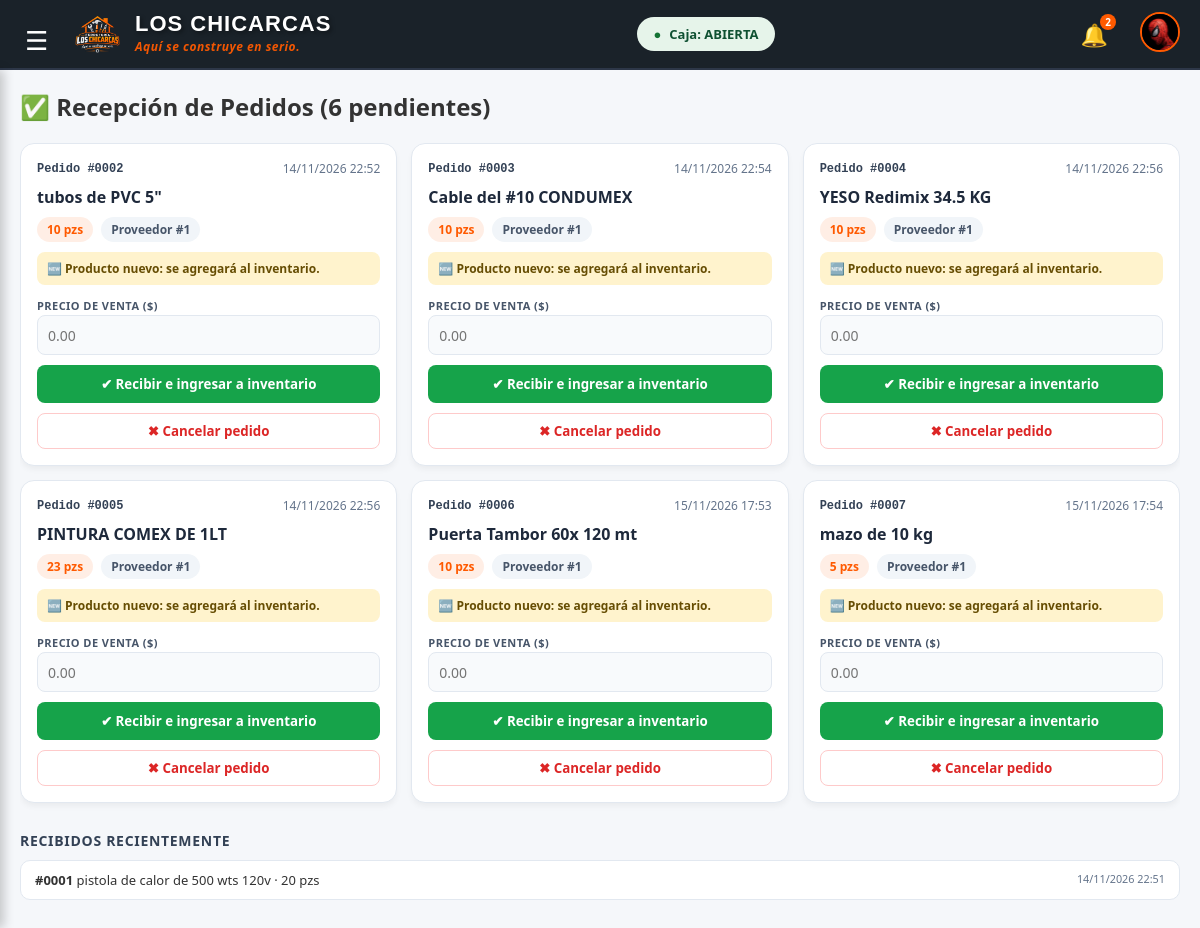
The app's page /recibir_pedidos.php (signed in) with its own data.
### tables this page shows
CREATE TABLE `pedidos_proveedor` (
  `id_pedido` int(11) NOT NULL,
  `fecha` datetime NOT NULL DEFAULT current_timestamp(),
  `id_proveedor` int(11) NOT NULL,
  `id_producto` int(11) DEFAULT NULL,
  `producto_solicitado` varchar(150) NOT NULL,
  `cantidad` int(11) NOT NULL,
  `estatus` varchar(20) NOT NULL DEFAULT 'Pendiente',
  `fecha_recepcion` datetime DEFAULT NULL
);

### recibir_pedidos.php (the view, shortened to what this page needs)
<?php
require_once "config/conexion.php";
$productos = $conexion->query("SELECT id_producto, nombre_producto, stock FROM productos ORDER BY nombre_producto ASC")
                      ->fetch_all(MYSQLI_ASSOC);
$existentes = [];
foreach ($productos as $pr) {
    $existentes[mb_strtolower(trim($pr['nombre_producto']))] = $pr;
}
$pendientes = $conexion->query("SELECT id_pedido, fecha, id_proveedor, producto_solicitado, cantidad
                                FROM pedidos_proveedor WHERE estatus = 'Pendiente' ORDER BY fecha ASC")
                       ->fetch_all(MYSQLI_ASSOC);
$recientes = $conexion->query("SELECT id_pedido, producto_solicitado, cantidad, fecha_recepcion
                               FROM pedidos_proveedor WHERE estatus = 'Recibido' ORDER BY fecha_recepcion DESC LIMIT 10")
                      ->fetch_all(MYSQLI_ASSOC);
?>
<!DOCTYPE html>
<html lang="es">
<head>
    <link rel="stylesheet" href="css/estilos.css">
</head>
<body class="pagina-pedidos">
    <label for="toggle-sidebar-check" class="btn-hamburguesa-toggle" style="position: fixed; top: 22px; left: 25px; z-index: 2000; font-size: 26px; color: #FFFFFF !important; cursor: pointer; user-select: none;">☰</label>
    <?php include "componentes/header.php"; ?>
    <div class="contenedor-principal">
        <main class="contenido-pagina">
            <div class="col-izquierda">
                <div class="inv-cabecera">
                    <h2>✅ Recepción de Pedidos (<?php echo count($pendientes); ?> pendientes)</h2>
                </div>
                <div class="tabla-responsiva">
                    <?php if (empty($pendientes)): ?>
                        <div class="rp-vacio">No hay pedidos pendientes por recibir. 🎉</div>
                    <?php else: ?>
                        <div class="rp-lista">
                            <?php foreach ($pendientes as $p):
                                $solicitado = trim($p['producto_solicitado']);
                                $existente  = $existentes[mb_strtolower($solicitado)] ?? null;
                            ?>
                                <div class="rp-card">
                                    <div class="rp-card-cab">
                                        <span class="rp-folio">Pedido #<?php echo str_pad($p['id_pedido'], 4, '0', STR_PAD_LEFT); ?></span>
                                        <span><?php echo date('d/m/Y H:i', strtotime($p['fecha'])); ?></span>
                                    </div>
                                    <div class="rp-producto"><?php echo htmlspecialchars($solicitado); ?></div>
                                    <div class="rp-datos">
                                        <span class="rp-chip cant"><?php echo intval($p['cantidad']); ?> pzs</span>
                                        <span class="rp-chip">Proveedor #<?php echo intval($p['id_proveedor']); ?></span>
                                    </div>
                                    <form method="POST" action="recibir_pedidos.php"
                                          onsubmit="return confirm('¿Marcar como recibido e ingresar <?php echo intval($p['cantidad']); ?> pzs al inventario?');">
                                        <?php if ($existente): ?>
                                            <div class="rp-nota ok">✔ Ya está en inventario (hay <?php echo intval($existente['stock']); ?> pzs). Se sumarán <?php echo intval($p['cantidad']); ?> pzs.</div>
                                        <?php else: ?>
                                            <div class="rp-nota nuevo">🆕 Producto nuevo: se agregará al inventario.</div>
                                            <label for="precio-<?php echo (int)$p['id_pedido']; ?>">Precio de venta ($)</label>
                                            <input type="number" id="precio-<?php echo (int)$p['id_pedido']; ?>" name="precio_venta"
                                                   min="0.01" step="0.01" inputmode="decimal" placeholder="0.00" required>
                                        <?php endif; ?>
                                        <div class="rp-botones" style="margin-top:10px;">
                                            <div class="rp-btn-recibir">
                                                <button type="submit" class="btn-chicarca">✔ Recibir e ingresar a inventario</button>
                                            </div>
                                        </div>
                                    </form>
                                    <form method="POST" action="recibir_pedidos.php" class="rp-btn-cancelar"
                                          onsubmit="return confirm('¿Cancelar este pedido?');">
                                        <button type="submit" style="width:100%; padding:8px;">✖ Cancelar pedido</button>
                                    </form>
                                </div>
                            <?php endforeach; ?>
                        </div>
                    <?php endif; ?>
                    <?php if (!empty($recientes)): ?>
                        <div class="rp-subtitulo">Recibidos recientemente</div>
                        <?php foreach ($recientes as $r): ?>
                            <div class="rp-reciente">
                                <span><strong>#<?php echo str_pad($r['id_pedido'], 4, '0', STR_PAD_LEFT); ?></strong>
                                      <?php echo htmlspecialchars($r['producto_solicitado']); ?> · <?php echo intval($r['cantidad']); ?> pzs</span>
                                <small><?php echo $r['fecha_recepcion'] ? date('d/m/Y H:i', strtotime($r['fecha_recepcion'])) : ''; ?></small>
                            </div>
                        <?php endforeach; ?>
                    <?php endif; ?>
                </div>
            </div>
        </main>
    </div>
</body>
</html>

### css/estilos.css (style rules this page uses)
:root { --color-fondo-oscuro: #1A2229; --color-principal-naranja: #FF5A00; --color-fondo-gris-claro: #F5F7FA; --color-texto-blanco: #FFFFFF; --color-texto-gris: #A0AEC0; --color-tarjetas: #FFFFFF; --color-bordes: #E2E8F0; --color-exito-verde: #0F5132; --color-caja-verde: #1E3A2F; --ind-900: #F8FAFC; --ind-800: #FFFFFF; --ind-700: #F1F5F9; --borde: #E2E8F0; --texto: #1E293B; --texto-2: #334155; --gris-400: #64748B; --gris-500: #94A3B8; --verde: #059669; --cian: #0891B2; --rosa: #E11D48; --ambar-400: #D97706; --ambar-500: #F59E0B; --ambar-600: #D97706; --mono: ui-monospace, "SFMono-Regular", Consolas, "Courier New", monospace; --sticky-top: 0px; --sticky-cab: 0px; }
* { margin: 0; padding: 0; box-sizing: border-box; font-family: 'Segoe UI', Tahoma, Geneva, Verdana, sans-serif; }
body { background-color: var(--color-fondo-gris-claro); color: #333; overflow-x: hidden; }
html { scrollbar-width: thin; scrollbar-color: #CBD5E1 transparent; }
input[type=number] { -moz-appearance: textfield; }
.btn-hamburguesa-toggle { font-size: 24px; color: var(--color-texto-blanco); cursor: pointer; margin-right: 15px; user-select: none; transition: transform 0.4s ease-in-out; }
.contenedor-principal { display: flex; margin-top: 70px; height: calc(100vh - 70px); width: 100%; overflow: hidden; }
.contenido-pagina { margin-left: 0; transition: all 0.3s ease-in-out; width: 100%; padding: 20px; display: flex; flex-direction: row !important; gap: 20px; height: 100%; }
.col-izquierda { flex: 2; min-width: 0; background: transparent; border-radius: 0; padding: 0; box-shadow: none; display: flex; flex-direction: column; height: 100%; }
:root { --resalte-tiempo: 3s; --resalte-fondo: 251, 255, 214; --resalte-franja: 245, 197, 24; }
.tabla-responsiva { width: 100%; flex: 1 1 auto; min-height: 0; overflow-y: auto !important; padding-right: 0; }
.btn-chicarca { background-color: var(--color-principal-naranja); color: white; border: none; padding: 10px 20px; border-radius: 8px; font-weight: 600; cursor: pointer; text-decoration: none; text-align: center; transition: background 0.2s; display: inline-block; }
.inv-cabecera { margin-bottom: 20px; }

### recibir_pedidos.php (style rules this page uses)
.rp-lista { display: grid; grid-template-columns: repeat(auto-fill, minmax(320px, 1fr)); gap: 14px; }
.rp-card { background: #fff; border: 1px solid var(--color-bordes); border-radius: 14px; padding: 16px; box-shadow: 0 4px 6px -1px rgba(0,0,0,.05); display: flex; flex-direction: column; gap: 10px; }
.rp-card-cab { display: flex; justify-content: space-between; align-items: center; font-size: 12px; color: var(--gris-400); }
.rp-folio { font-family: var(--mono); font-weight: 700; color: var(--texto-2); }
.rp-producto { font-size: 16px; font-weight: 700; color: var(--texto); line-height: 1.25; }
.rp-datos { display: flex; gap: 8px; flex-wrap: wrap; }
.rp-chip { font-size: 12px; font-weight: 700; padding: 4px 10px; border-radius: 999px; background: #F1F5F9; color: #475569; }
.rp-chip.cant { background: rgba(255,90,0,.1); color: var(--color-principal-naranja); }
.rp-card label { font-size: 11px; font-weight: 700; color: #475569; text-transform: uppercase; letter-spacing: .04em; }
.rp-card input[type=number] { width: 100%; height: 40px; padding: 0 10px; border: 1px solid var(--color-bordes); border-radius: 8px; font-size: 14px; background: #F8FAFC; }
.rp-nota { font-size: 12px; font-weight: 600; padding: 8px 10px; border-radius: 8px; margin-bottom: 8px; }
.rp-nota.nuevo { background: #fff3cd; color: #664d03; }
.rp-botones { display: flex; gap: 8px; }
.rp-btn-recibir { flex: 1; }
.rp-btn-recibir .btn-chicarca { width: 100%; background: #16a34a; }
.rp-btn-cancelar button { height: 100%; padding: 0 14px; border: 1px solid #fecaca; background: #fff; color: #dc2626; border-radius: 8px; font-weight: 700; cursor: pointer; }
.rp-subtitulo { margin: 28px 0 10px; font-size: 14px; font-weight: 800; color: var(--texto-2); text-transform: uppercase; letter-spacing: .05em; }
.rp-reciente { display: flex; justify-content: space-between; gap: 10px; padding: 10px 14px; background: #fff; border: 1px solid var(--color-bordes); border-radius: 10px; margin-bottom: 8px; font-size: 13px; }
.rp-reciente small { color: var(--gris-400); white-space: nowrap; }

### records on screen
pedidos_proveedor: id_pedido "0002", fecha "14/11/2026 22:52", producto_solicitado "tubos de PVC 5\"", cantidad "10", id_proveedor "1"
pedidos_proveedor: id_pedido "0003", fecha "14/11/2026 22:54", producto_solicitado "Cable del #10 CONDUMEX", cantidad "10", id_proveedor "1"
pedidos_proveedor: id_pedido "0004", fecha "14/11/2026 22:56", producto_solicitado "YESO Redimix 34.5 KG", cantidad "10", id_proveedor "1"
pedidos_proveedor: id_pedido "0005", fecha "14/11/2026 22:56", producto_solicitado "PINTURA COMEX DE 1LT", cantidad "23", id_proveedor "1"
pedidos_proveedor: id_pedido "0006", fecha "15/11/2026 17:53", producto_solicitado "Puerta Tambor 60x 120 mt", cantidad "10", id_proveedor "1"
pedidos_proveedor: id_pedido "0007", fecha "15/11/2026 17:54", producto_solicitado "mazo de 10 kg", cantidad "5", id_proveedor "1"
pedidos_proveedor: id_pedido "0001", producto_solicitado "pistola de calor de 500 wts 120v", cantidad "20", fecha_recepcion "14/11/2026 22:51"

### other values on screen
$total_bajos "2"
count($pendientes) "6"
